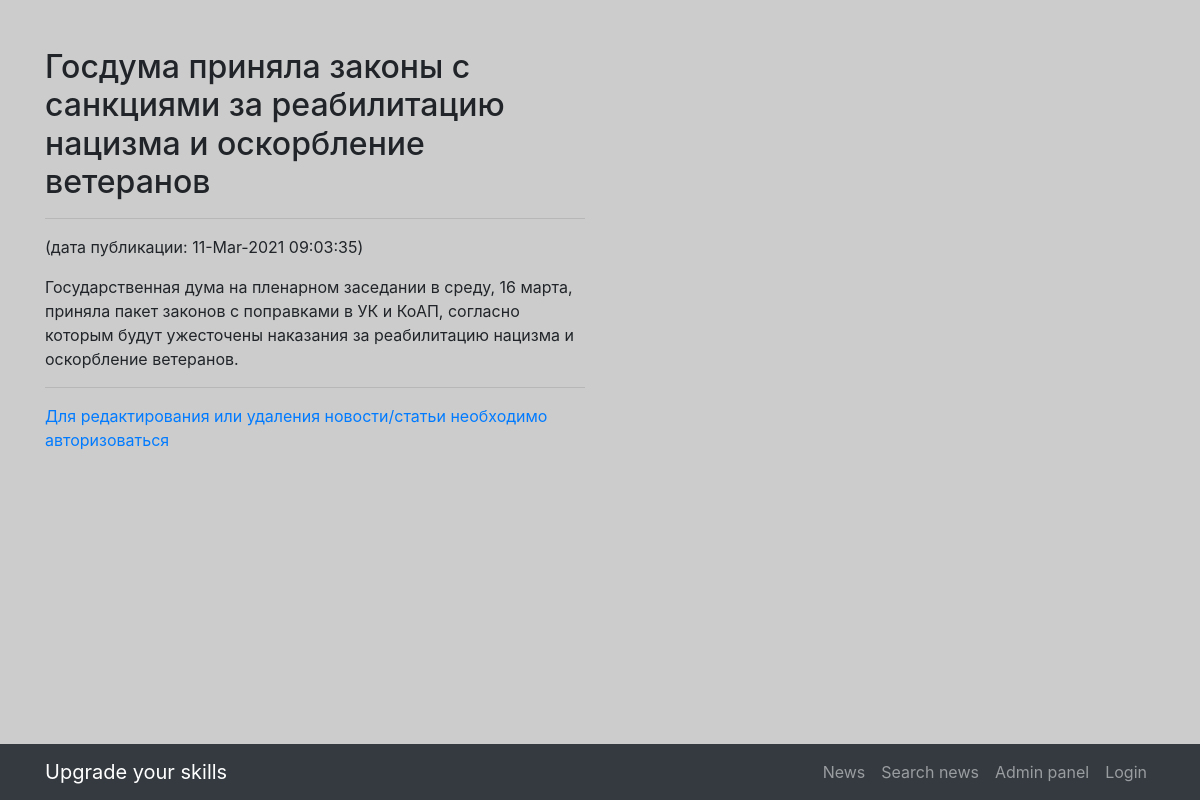
The page /news/search/19 on the database its author committed.
### news/models.py (models this page shows, shortened)
class Post(models.Model):
    author = models.ForeignKey('Author', on_delete = models.CASCADE)
    news, article = 'NE', 'AR'
    POSITIONS = [(news, 'Новость'), (article,'Статья')]
    type_news_article = models.CharField(max_length = 2, choices = POSITIONS, default = 'news')
    time_in = models.DateTimeField(auto_now_add = True)
    chapter = models.CharField(max_length = 200, unique = False)
    text = models.TextField(default = '')
    article_news_rate = models.IntegerField(default=0)
    category = models.ManyToManyField(Category, through= 'PostCategory')

### news/views.py (the view)
# urls.py: path('<int:pk>', NewsDetail.as_view()),  # pk — это первичный ключ, который будет выводиться у нас в шаблон
class NewsDetail(DetailView):
    model = Post
    template_name = 'news/newsdetail.html'
    context_object_name = 'newsdetail'

### djantimat/helpers.py (called while the page is built)
    @staticmethod
    def replace(text, repl='[censored]'):
        words = {}
        for word in PymorphyProc._gen(text):
            text = text.replace(word, repl)
        return text

    @staticmethod
    def _gen(text):
        for word in re.findall(word_pattern, text):
            if len(word) < 3:
                continue
            normal_word = PymorphyProc.morph.parse(word.lower())[0].normal_form
            if normal_word in PymorphyProc.get_words():
                yield word

    @staticmethod
    def get_words():
        return Slang.objects.values_list('word', flat=True)

### news/templatetags/custom_filters.py (called while the page is built)
@register.filter(name='censor')
def censor(value):
    return PymorphyProc.replace(value, repl='[censored]')

### templates/news/newsdetail.html (shortened to what this page needs)
{% extends 'base.html' %}
{% load custom_filters %}
{% block content %}
    <h2>{{ newsdetail.chapter  | censor}}</h2>
    <hr>
   <p>(дата публикации: {{newsdetail.time_in | date:'d-M-Y h:m:s'}})</p>
    {{ newsdetail.text | censor}}
    <hr>
    {% if user.is_authenticated %}
        <p>
            <a href="{{newsdetail.id}}/edit">Редактировать новость</a>
            <a>           </a>
            <a href="{{newsdetail.id}}/delete">Удалить новость</a>
        </p>
    {% else %}
         <a href="{% url 'account_login' %}">Для редактирования или удаления новости/статьи необходимо авторизоваться</a>
    {% endif %}
{% endblock content %}

### static/css/the-big-picture.css (style rules this page uses)
body { background: url(http://localhost:8000/static/1920x1080.png) no-repeat center center fixed; -webkit-background-size: cover; -moz-background-size: cover; background-size: cover; -o-background-size: cover; }

### rows shown on the page
Post: chapter|censor "Госдума приняла законы с санкциями за реабилитацию нацизма и оскорбление ветеранов", time_in "11-Mar-2021 09:03:35", text|censor "Государственная дума на пленарном заседании в среду, 16 марта, приняла пакет законов с поправками в УК и КоАП, согласно которым будут ужесточены наказания за реабилитацию нацизма и оскорбление ветеранов."
